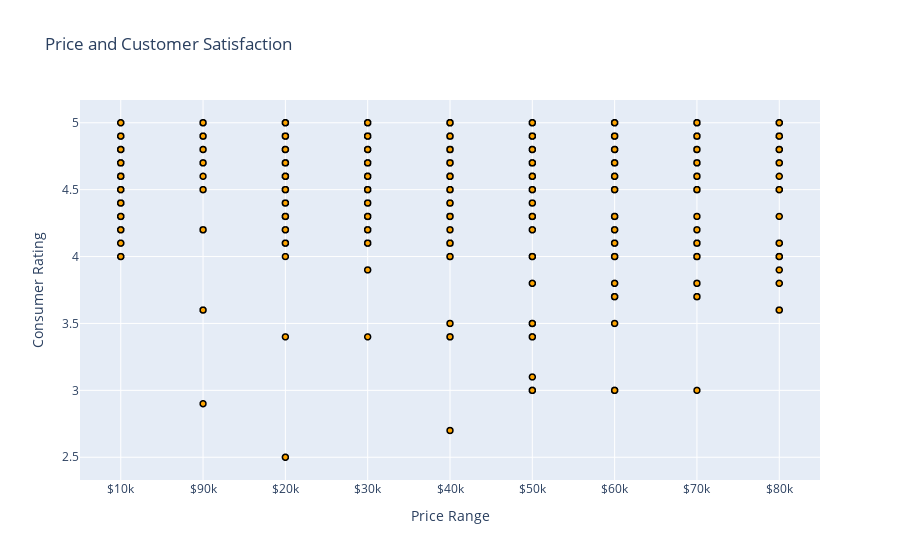

Notebook code for this chart:
### Markdown cell above
Now lets use a scatterplot to see if there is any correlation between price and customer satisfaction!

### Code cell
fig = pfig = px.scatter(df, x='Price_Range', y='ConsumerRating',
                       labels={
                           "Price_Range": "Price Range",
                           "ConsumerRating":"Consumer Rating"
                       },
                       title= "Price and Customer Satisfaction")
fig.update_traces(marker_color="orange",marker_line_color='black',
                  marker_line_width=1.5)
#fig.update_layout(title_text='Price and Satisfaction')
fig.show()

### Figure 1 — Plotly figure (JSON) as saved in the notebook; plotly's stock layout.template omitted (floating-point values rounded to 4 significant figures; data arrays with more than 128 entries replaced by an {"elided": "..."} marker saying what was removed)
{"data": [{"hovertemplate": "Price Range=%{x}<br>Consumer Rating=%{y}<extra></extra>", "legendgroup": "", "marker": {"color": "orange", "line": {"color": "black", "width": 1.5}, "symbol": "circle"}, "mode": "markers", "name": "", "showlegend": false, "type": "scattergl", "x": {"elided": "9374 str values"}, "xaxis": "x", "y": {"elided": "9374 float values"}, "yaxis": "y"}], "layout": {"legend": {"tracegroupgap": 0}, "title": {"text": "Price and Customer Satisfaction"}, "xaxis": {"anchor": "y", "domain": [0, 1], "title": {"text": "Price Range"}}, "yaxis": {"anchor": "x", "domain": [0, 1], "title": {"text": "Consumer Rating"}}}}
